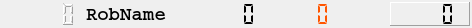
<?xml version="1.0" encoding="UTF-8"?>
<ui version="4.0">
 <class>CRQRobotInfo</class>
 <widget class="QWidget" name="CRQRobotInfo">
  <property name="geometry">
   <rect>
    <x>0</x>
    <y>0</y>
    <width>462</width>
    <height>28</height>
   </rect>
  </property>
  <property name="maximumSize">
   <size>
    <width>16777215</width>
    <height>28</height>
   </size>
  </property>
  <property name="windowTitle">
   <string>Form</string>
  </property>
  <layout class="QHBoxLayout" name="horizontalLayout">
   <property name="spacing">
    <number>10</number>
   </property>
   <property name="margin">
    <number>2</number>
   </property>
   <item>
    <widget class="QLabel" name="label_Icon">
     <property name="sizePolicy">
      <sizepolicy hsizetype="Fixed" vsizetype="Fixed">
       <horstretch>0</horstretch>
       <verstretch>0</verstretch>
      </sizepolicy>
     </property>
     <property name="minimumSize">
      <size>
       <width>24</width>
       <height>24</height>
      </size>
     </property>
     <property name="maximumSize">
      <size>
       <width>24</width>
       <height>24</height>
      </size>
     </property>
     <property name="toolTip">
      <string>Robot Icon</string>
     </property>
     <property name="text">
      <string/>
     </property>
     <property name="alignment">
      <set>Qt::AlignCenter</set>
     </property>
    </widget>
   </item>
   <item>
    <widget class="QLCDNumber" name="lcdNumber_ID">
     <property name="sizePolicy">
      <sizepolicy hsizetype="Fixed" vsizetype="Minimum">
       <horstretch>0</horstretch>
       <verstretch>0</verstretch>
      </sizepolicy>
     </property>
     <property name="minimumSize">
      <size>
       <width>40</width>
       <height>0</height>
      </size>
     </property>
     <property name="maximumSize">
      <size>
       <width>40</width>
       <height>16777215</height>
      </size>
     </property>
     <property name="toolTip">
      <string>Robot ID</string>
     </property>
     <property name="frameShape">
      <enum>QFrame::NoFrame</enum>
     </property>
     <property name="numDigits">
      <number>3</number>
     </property>
     <property name="segmentStyle">
      <enum>QLCDNumber::Outline</enum>
     </property>
    </widget>
   </item>
   <item>
    <widget class="QLabel" name="label_Name">
     <property name="sizePolicy">
      <sizepolicy hsizetype="MinimumExpanding" vsizetype="Preferred">
       <horstretch>0</horstretch>
       <verstretch>0</verstretch>
      </sizepolicy>
     </property>
     <property name="minimumSize">
      <size>
       <width>100</width>
       <height>0</height>
      </size>
     </property>
     <property name="font">
      <font>
       <family>Courier</family>
       <pointsize>14</pointsize>
       <weight>75</weight>
       <bold>true</bold>
      </font>
     </property>
     <property name="toolTip">
      <string>Robot name</string>
     </property>
     <property name="text">
      <string>RobName</string>
     </property>
    </widget>
   </item>
   <item>
    <widget class="QLCDNumber" name="lcdNumber_Time">
     <property name="sizePolicy">
      <sizepolicy hsizetype="Fixed" vsizetype="Minimum">
       <horstretch>0</horstretch>
       <verstretch>0</verstretch>
      </sizepolicy>
     </property>
     <property name="minimumSize">
      <size>
       <width>70</width>
       <height>0</height>
      </size>
     </property>
     <property name="maximumSize">
      <size>
       <width>70</width>
       <height>16777215</height>
      </size>
     </property>
     <property name="toolTip">
      <string>Time</string>
     </property>
     <property name="frameShape">
      <enum>QFrame::NoFrame</enum>
     </property>
     <property name="numDigits">
      <number>4</number>
     </property>
     <property name="segmentStyle">
      <enum>QLCDNumber::Flat</enum>
     </property>
    </widget>
   </item>
   <item>
    <widget class="QLCDNumber" name="lcdNumber_Collisions">
     <property name="sizePolicy">
      <sizepolicy hsizetype="Fixed" vsizetype="Minimum">
       <horstretch>0</horstretch>
       <verstretch>0</verstretch>
      </sizepolicy>
     </property>
     <property name="minimumSize">
      <size>
       <width>70</width>
       <height>0</height>
      </size>
     </property>
     <property name="maximumSize">
      <size>
       <width>70</width>
       <height>16777215</height>
      </size>
     </property>
     <property name="palette">
      <palette>
       <active>
        <colorrole role="WindowText">
         <brush brushstyle="SolidPattern">
          <color alpha="255">
           <red>255</red>
           <green>85</green>
           <blue>0</blue>
          </color>
         </brush>
        </colorrole>
       </active>
       <inactive>
        <colorrole role="WindowText">
         <brush brushstyle="SolidPattern">
          <color alpha="255">
           <red>255</red>
           <green>85</green>
           <blue>0</blue>
          </color>
         </brush>
        </colorrole>
       </inactive>
       <disabled>
        <colorrole role="WindowText">
         <brush brushstyle="SolidPattern">
          <color alpha="255">
           <red>120</red>
           <green>120</green>
           <blue>120</blue>
          </color>
         </brush>
        </colorrole>
       </disabled>
      </palette>
     </property>
     <property name="toolTip">
      <string>Collisions</string>
     </property>
     <property name="frameShape">
      <enum>QFrame::NoFrame</enum>
     </property>
     <property name="numDigits">
      <number>3</number>
     </property>
     <property name="segmentStyle">
      <enum>QLCDNumber::Flat</enum>
     </property>
    </widget>
   </item>
   <item>
    <widget class="QLabel" name="label_State">
     <property name="sizePolicy">
      <sizepolicy hsizetype="Fixed" vsizetype="Fixed">
       <horstretch>0</horstretch>
       <verstretch>0</verstretch>
      </sizepolicy>
     </property>
     <property name="minimumSize">
      <size>
       <width>24</width>
       <height>24</height>
      </size>
     </property>
     <property name="maximumSize">
      <size>
       <width>24</width>
       <height>24</height>
      </size>
     </property>
     <property name="toolTip">
      <string>Status</string>
     </property>
     <property name="text">
      <string/>
     </property>
     <property name="alignment">
      <set>Qt::AlignCenter</set>
     </property>
    </widget>
   </item>
   <item>
    <widget class="QLCDNumber" name="lcdNumber_Score">
     <property name="sizePolicy">
      <sizepolicy hsizetype="Fixed" vsizetype="Minimum">
       <horstretch>0</horstretch>
       <verstretch>0</verstretch>
      </sizepolicy>
     </property>
     <property name="minimumSize">
      <size>
       <width>80</width>
       <height>0</height>
      </size>
     </property>
     <property name="maximumSize">
      <size>
       <width>80</width>
       <height>16777215</height>
      </size>
     </property>
     <property name="toolTip">
      <string>Score</string>
     </property>
     <property name="frameShape">
      <enum>QFrame::Panel</enum>
     </property>
     <property name="numDigits">
      <number>4</number>
     </property>
     <property name="segmentStyle">
      <enum>QLCDNumber::Flat</enum>
     </property>
    </widget>
   </item>
  </layout>
 </widget>
 <resources/>
 <connections/>
</ui>
